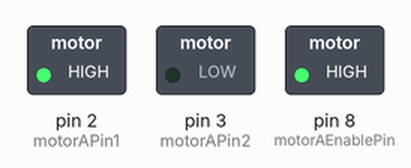
Simulated run of this sketch. Board: Arduino Uno, built with avr-gcc and run on an emulated ATmega328P. Shown: switched loads named in the sketch (green lamp = pin HIGH).

Above: at 0.1 s.
Timing chart, 0 to 1.6 s (numbered marks = the images above):
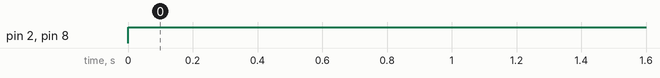

Measured:
- by itself, pin 2 (motorAPin1), pin 8 (motorAEnablePin): LOW → HIGH at 0.00 s

The sketch:

sketch_feb21a.ino
```cpp
// #include <Servo.h>

//  A connections
const int motorAPin1 = 2;  // Connect to L298N IN1
const int motorAPin2 = 3;  // Connect to L298N IN2
const int motorAEnablePin = 8;  // Connect to L298N ENA
// const int motorBPin1 = 4;  // Connect to L298N IN1
// const int motorBPin2 = 5;  // Connect to L298N IN2
// const int motorBEnablePin = 10;  // Connect to L298N ENA

// // Ultrasonic sensor connections
// const int trigPin = 6;  // Connect to the trigger pin on the ultrasonic sensor
// const int echoPin = 7;  // Connect to the echo pin on the ultrasonic sensor


// // Joystick connections
// const int joyXPin = A0;  // Connect to the X-axis pin on the joystick
// const int joyYPin = A1;  // Connect to the Y-axis pin on the joystick

// // Define the threshold distance for obstacle detection in centimeters
// const int obstacleThreshold = 40;

// Servo myservo;

void setup() {
  // // Initialize serial communication
  Serial.begin(9600);

  // Set motor A control pins as outputs
  pinMode(motorAPin1, OUTPUT);
  pinMode(motorAPin2, OUTPUT);
  pinMode(motorAEnablePin, OUTPUT);
  // pinMode(motorBPin1, OUTPUT);
  // pinMode(motorBPin2, OUTPUT);
  // pinMode(motorBEnablePin, OUTPUT);
  // myservo.attach(9);

  // Set ultrasonic sensor trigger and echo pins as OUTPUT and INPUT, respectively
  // pinMode(trigPin, OUTPUT);
  // pinMode(echoPin, INPUT);

  // Set joystick pins as INPUT
  // pinMode(joyXPin, INPUT);
  // pinMode(joyYPin, INPUT);

}

void moveMotorAForward() {
  // Move Motor A forward
  // if (speed > 0){
  digitalWrite(motorAPin1, HIGH);
  digitalWrite(motorAPin2, LOW);
  analogWrite(motorAEnablePin, 255);

//     // Adjust speed by changing the PWM value
//  digitalWrite(motorBPin1, HIGH);
//   digitalWrite(motorBPin2, LOW);
//   // analogWrite(motorBEnablePin, 255);
//   }else if (speed <0){
//   digitalWrite(motorAPin1, LOW);
//   digitalWrite(motorAPin2, HIGH);
//   // analogWrite(motorAEnablePin, 255);

//     // Adjust speed by changing the PWM value
//  digitalWrite(motorBPin1, LOW);
//   digitalWrite(motorBPin2, HIGH);
//   // analogWrite(motorBEnablePin, 255);
//   }else {
// digitalWrite(motorAPin1, LOW);
//   digitalWrite(motorAPin2, LOW);
//   // analogWrite(motorAEnablePin, 0);

//     // Adjust speed by changing the PWM value
//  digitalWrite(motorBPin1, LOW);
//   digitalWrite(motorBPin2, LOW);
//   // analogWrite(motorBEnablePin,0);

  // }
  //  analogWrite(motorAEnablePin, abs(speed));
  // analogWrite(motorBEnablePin, abs(speed));
}

void stopMotorA() {
  // Stop Motor A
  digitalWrite(motorAPin1, LOW);
  digitalWrite(motorAPin2, LOW);
  analogWrite(motorAEnablePin, 0);
  // digitalWrite(motorBPin1, LOW);
  // digitalWrite(motorBPin2, LOW);
  // analogWrite(motorBEnablePin, 0);

}

void loop() {

// // Read joystick values
//   int joyXValue = analogRead(joyXPin);
//   int joyYValue = analogRead(joyYPin);

//   int motorSpeedX = map(joyYValue, 0, 1023, -150, 150);
//   int motorSpeedY = map(joyYValue, 0, 1023, -150, 150);

//    // Map joystick values to motor speed (-255 to 255)
//   int motorSpeed= (motorSpeedX +motorSpeedY)/2;

// // Move motor A based on joystick input
moveMotorAForward();


  // // Trigger the ultrasonic sensor
  // digitalWrite(trigPin, LOW);
  // delayMicroseconds(2);
  // digitalWrite(trigPin, HIGH);
  // delayMicroseconds(10);
  // digitalWrite(trigPin, LOW);

  // // Measure the time it takes for the ultrasonic pulse to return
  // long duration = pulseIn(echoPin, HIGH);

  // // Calculate the distance in centimeters
  // int distance = duration / 58;

  // // Check for obstacles
  // if (distance < obstacleThreshold) {
  //      stopMotorA();
  // } else {
  // //   // If no obstacle, move Motor A forward
  // moveMotorAForward(motorSpeed);
  // }

  // // Add a delay before the next measurement
  delay(100);
}
```
